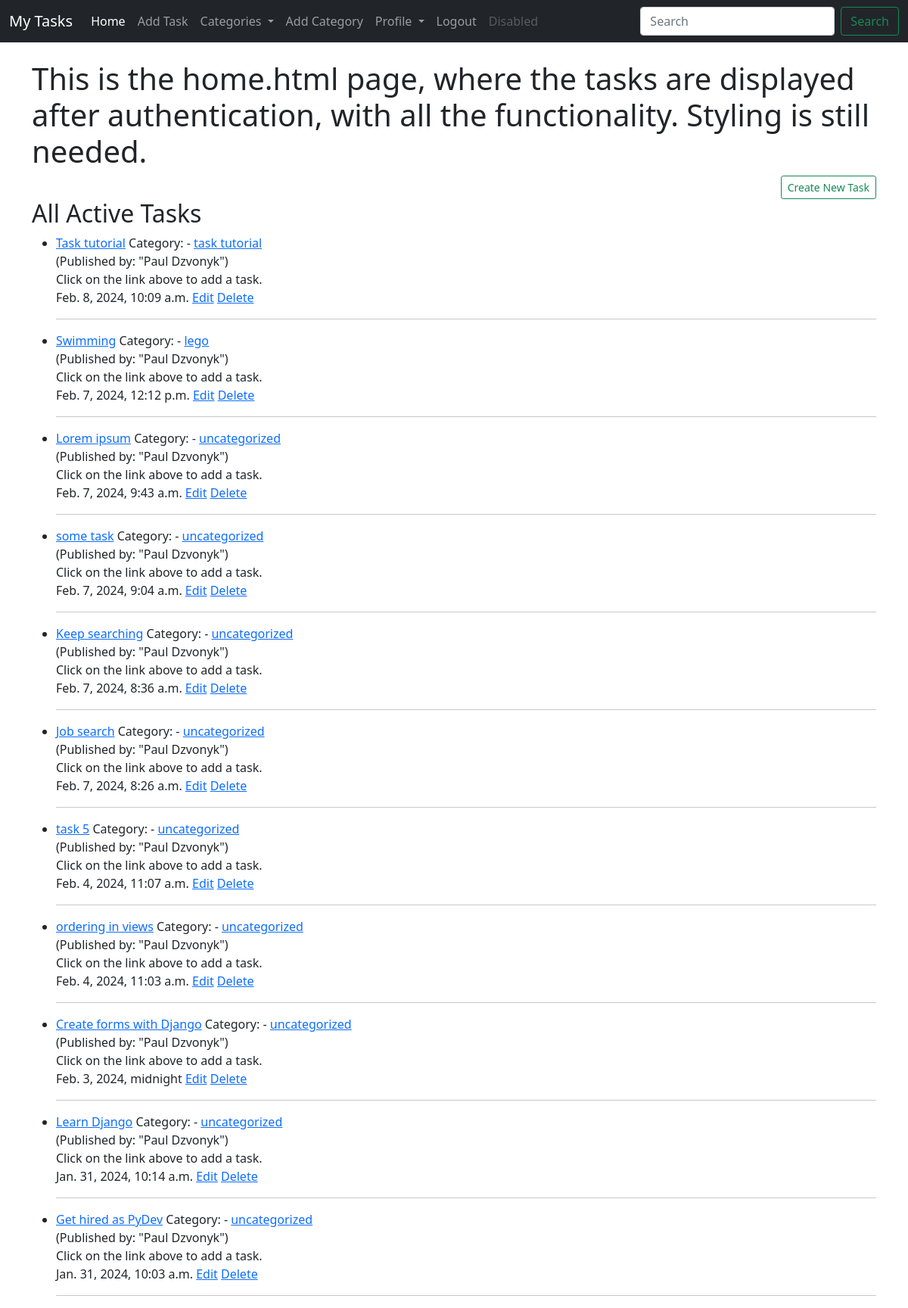
The app's page / (signed in) with its own data.
### task/models.py (models this page shows, shortened)
class Task(models.Model):
    title = models.CharField(max_length=200)
    title_tag = models.CharField(max_length=200)
    author = models.ForeignKey(User, on_delete=models.CASCADE)
    image_header = models.ImageField(null=True, blank=True, upload_to='image_header/')
    task_images = models.ImageField(null=True, blank=True, upload_to='task_images/')
    short_description = RichTextField(blank=True, null=True)
    date_created = models.DateTimeField(auto_now_add=True)
    priority = models.IntegerField(default=0)
    category = models.CharField(max_length=200, default='uncategorized')
    snippet = models.CharField(max_length=200)
    completed = models.BooleanField(default=False)
    likes = models.ManyToManyField(User, related_name='task_likes')

### task/views.py (the view)
# urls.py: path('', HomeView.as_view(), name='home'),
class HomeView(CategoryMixin, ListView):
    model = Task
    template_name = 'task/home.html'
    ordering = ['-date_created']

### task/models.py (called while the page is built)
    def __str__(self):
        return self.category_name

### task/views.py (called while the page is built)
    def get_context_data(self, *args, **kwargs):
        cat_list = Category.objects.all()
        context = super().get_context_data(*args, **kwargs)
        context['cat_list'] = cat_list
        return context

### task/templates/task/home.html
{% extends 'task/base.html' %}
{% block content %}
{% if user.is_authenticated %}
<h1>This is the home.html page, where the tasks are displayed after authentication, with all the functionality.
    Styling is still needed.</h1>
<div class="d-grid gap-2 d-md-flex justify-content-md-end">
    <a href="{% url 'add_task' %}" class="btn btn-outline-success btn-sm">Create New Task</a>
</div>
<h2>All Active Tasks</h2>
<ul>
    {% for task in object_list %}
    {% if user.id == task.author.id %}
    <li>
        <a href="{% url 'task-detail' task.pk %}">{{ task.title }}</a>
        Category: - <a href="{% url 'category' task.category|slugify %}">{{ task.category }}</a> <br>
        (Published by: "{{ task.author.first_name }} {{ task.author.last_name }}")
        <br>
        {{ task.snippet }}
        <br>
        {{ task.date_created }}
        {% if user.is_authenticated %}
        <a href="{% url 'edit_task' task.pk %}">Edit</a>
        <a href="{% url 'delete_task' task.pk %}">Delete</a>
        {% endif %}
        <hr>
    </li>
    {% endif %}
    {% endfor %}
</ul>
{% endif %}
{% endblock %}

### task/templates/task/base.html (shortened to what this page needs)
<!doctype html>
<html lang="en">
<head>
    <link href="https://cdn.jsdelivr.net/npm/bootstrap@5.0.2/dist/css/bootstrap.min.css"
          rel="stylesheet"
>
</head>
<body>
<nav class="navbar navbar-expand-lg navbar-dark bg-dark">
    <div class="container-fluid">
        <a class="navbar-brand" href="{% url 'home' %}">My Tasks</a>
        <div class="collapse navbar-collapse" id="navbarSupportedContent">
            <ul class="navbar-nav me-auto mb-2 mb-lg-0">
                {% if user.is_authenticated %}
                <li class="nav-item">
                    <a class="nav-link active" aria-current="page" href="{% url 'home' %}">Home</a>
                </li>
                <li class="nav-item">
                    <a class="nav-link" href="{% url 'add_task' %}">Add Task</a>
                </li>
                {% if cat_list %}
                <li class="nav-item dropdown">
                    <a class="nav-link dropdown-toggle" href="#" id="categoryDropdown" role="button" data-bs-toggle="dropdown" aria-expanded="false">
                        Categories
                    </a>
                </li>
                {% endif %}
                <li class="nav-item">
                    <a class="nav-link" href="{% url 'add_category' %}">Add Category</a>
                </li>
                <li class="nav-item dropdown">
                    <a class="nav-link dropdown-toggle" id="profileDropdown" role="button" data-bs-toggle="dropdown" aria-expanded="false">
                        Profile
                    </a>
                </li>
                <li class="nav-item">
                    <a class="nav-link" href="#" onclick="logout()">Logout</a>
                </li>
                <li class="nav-item">
                    <a class="nav-link disabled" href="#" tabindex="-1" aria-disabled="true">Disabled</a>
                </li>
                {% endif %}
            </ul>
            <form class="d-flex">
                <input class="form-control me-2" type="search" placeholder="Search" aria-label="Search">
                <button class="btn btn-outline-success" type="submit">Search</button>
            </form>
        </div>
    </div>
</nav>
<div class="container">
    <br>
    {% block content %}
    {% endblock %}
</div>
  </body>
</html>

### records on screen
Task: title "Task tutorial", category "task tutorial", author.first_name "Paul", author.last_name "Dzvonyk", snippet "Click on the link above to add a task.", date_created "Feb. 8, 2024, 10:09 a.m."
Task: title "Swimming", category "lego", author.first_name "Paul", author.last_name "Dzvonyk", snippet "Click on the link above to add a task.", date_created "Feb. 7, 2024, 12:12 p.m."
Task: title "Lorem ipsum", category "uncategorized", author.first_name "Paul", author.last_name "Dzvonyk", snippet "Click on the link above to add a task.", date_created "Feb. 7, 2024, 9:43 a.m."
Task: title "some task", category "uncategorized", author.first_name "Paul", author.last_name "Dzvonyk", snippet "Click on the link above to add a task.", date_created "Feb. 7, 2024, 9:04 a.m."
Task: title "Keep searching", category "uncategorized", author.first_name "Paul", author.last_name "Dzvonyk", snippet "Click on the link above to add a task.", date_created "Feb. 7, 2024, 8:36 a.m."
Task: title "Job search", category "uncategorized", author.first_name "Paul", author.last_name "Dzvonyk", snippet "Click on the link above to add a task.", date_created "Feb. 7, 2024, 8:26 a.m."
Task: title "task 5", category "uncategorized", author.first_name "Paul", author.last_name "Dzvonyk", snippet "Click on the link above to add a task.", date_created "Feb. 4, 2024, 11:07 a.m."
Task: title "ordering in views", category "uncategorized", author.first_name "Paul", author.last_name "Dzvonyk", snippet "Click on the link above to add a task.", date_created "Feb. 4, 2024, 11:03 a.m."
Task: title "Create forms with Django", category "uncategorized", author.first_name "Paul", author.last_name "Dzvonyk", snippet "Click on the link above to add a task.", date_created "Feb. 3, 2024, midnight"
Task: title "Learn Django", category "uncategorized", author.first_name "Paul", author.last_name "Dzvonyk", snippet "Click on the link above to add a task.", date_created "Jan. 31, 2024, 10:14 a.m."
Task: title "Get hired as PyDev", category "uncategorized", author.first_name "Paul", author.last_name "Dzvonyk", snippet "Click on the link above to add a task.", date_created "Jan. 31, 2024, 10:03 a.m."
